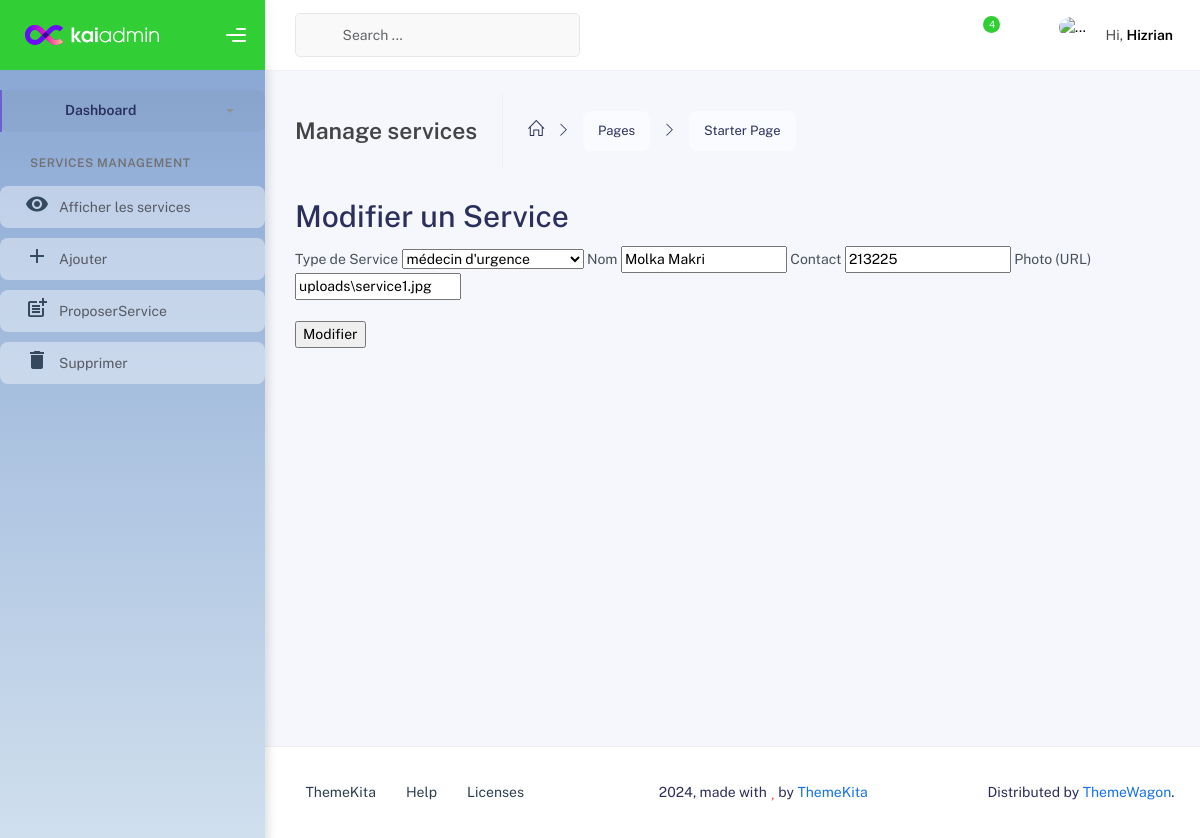
The page /view/backOffice/updateservice.php?id=17 on the database its author committed.
### tables this page shows
CREATE TABLE `services` (
  `service_id` int(11) NOT NULL,
  `service_type_id` int(11) NOT NULL,
  `nom` varchar(200) NOT NULL,
  `contact` varchar(500) NOT NULL,
  `photo` varchar(500) NOT NULL
);

### Controller/serviceController.php (called while the page is built, shortened)
<?php
class ServiceController {
    public function listServiceTypes() {
        $sql = "SELECT * FROM service_types";
        $db = config::getConnexion();
        try {
            return $db->query($sql);
        } catch (Exception $err) {
            die("Erreur lors de la récupération des types de services : " . $err->getMessage());
        }
    }
    public function getService($id) {
        $sql = "SELECT * FROM services WHERE service_id = :id";
        $db = config::getConnexion();
        try {
            $query = $db->prepare($sql);
            $query->bindValue(':id', $id);
            $query->execute();
            return $query->fetch();
        } catch (Exception $e) {
            die("Erreur lors de la récupération du service : " . $e->getMessage());
        }
    }
}
?>

### view/backOffice/updateservice.php (the view, shortened to what this page needs)
<?php
include '../../Controller/serviceController.php';
$serviceController = new ServiceController();
if (isset($_GET['id'])) {
    $service = $serviceController->getService($_GET['id']);
}
?>
<!DOCTYPE html>
<html lang="en">
  <head>
    <link rel="stylesheet" href="assets/css/bootstrap.min.css" />
    <link rel="stylesheet" href="assets/css/plugins.min.css" />
    <link rel="stylesheet" href="assets/css/kaiadmin.min.css" />
    <link rel="stylesheet" href="assets/css/demo.css" />
  </head>
  <body>
    <div class="wrapper">
      <div class="sidebar" data-background-color="green">
        <div class="sidebar-logo">
          <div class="logo-header" data-background-color="green">
            <a href="index.html" class="logo">
              <img
                src="assets/img/kaiadmin/logo_light.svg"
                alt="navbar brand"
                class="navbar-brand"
                height="20"
              />
            </a>
            <div class="nav-toggle">
              <button class="btn btn-toggle toggle-sidebar">
                <i class="gg-menu-right"></i>
              </button>
            </div>
          </div>
        </div>
        <div class="sidebar-wrapper scrollbar scrollbar-inner">
          <div class="sidebar-content">
            <ul class="nav nav-secondary">
              <li class="nav-item active">
                <a
                  data-bs-toggle="collapse"
                  href="#dashboard"
                  class="collapsed"
                  aria-expanded="false"
                >
                  <i class="fas fa-home"></i>
                  <p>Dashboard</p>
                  <span class="caret"></span>
                </a>
              </li>
              <li class="nav-section">
                <h4 class="text-section">Services Management</h4>
        </li>
        <li class="nav-item">
          <a class="nav-link" href="servicelist.php">
            <div class="icon">
              <span class="material-icons">visibility</span>
            </div>
            <span>Afficher les services</span>
          </a>
        </li>
        <li class="nav-item">
          <a class="nav-link" href="addservice.php">
            <div class="icon">
              <span class="material-icons">add</span>
            </div>
            <span>Ajouter</span>
          </a>
        </li>
        <li class="nav-item">
          <a class="nav-link" href="Proposerunservice.php">
            <div class="icon">
              <span class="material-icons">post_add</span>
            </div>
            <span>ProposerService</span>
          </a>
        </li>
        <li class="nav-item">
          <a class="nav-link" href="deleteservice.php">
            <div class="icon">
              <span class="material-icons">delete</span>
            </div>
            <span>Supprimer</span>
          </a>
        </li>
      </ul>
          </div>
        </div>
      </div>
      <div class="main-panel">
        <div class="main-header">
          <nav
            class="navbar navbar-header navbar-header-transparent navbar-expand-lg border-bottom"
          >
            <div class="container-fluid">
              <nav
                class="navbar navbar-header-left navbar-expand-lg navbar-form nav-search p-0 d-none d-lg-flex"
              >
                <div class="input-group">
                  <div class="input-group-prepend">
                    <button type="submit" class="btn btn-search pe-1">
                      <i class="fa fa-search search-icon"></i>
                    </button>
                  </div>
                  <input
                    type="text"
                    placeholder="Search ..."
                    class="form-control"
                  />
                </div>
              </nav>
              <ul class="navbar-nav topbar-nav ms-md-auto align-items-center">
                <li class="nav-item topbar-icon dropdown hidden-caret">
                  <a
                    class="nav-link dropdown-toggle"
                    href="#"
                    id="messageDropdown"
                    role="button"
                    data-bs-toggle="dropdown"
                    aria-haspopup="true"
                    aria-expanded="false"
                  >
                    <i class="fa fa-envelope"></i>
                  </a>
                </li>
                <li class="nav-item topbar-icon dropdown hidden-caret">
                  <a
                    class="nav-link dropdown-toggle"
                    href="#"
                    id="notifDropdown"
                    role="button"
                    data-bs-toggle="dropdown"
                    aria-haspopup="true"
                    aria-expanded="false"
                  >
                    <i class="fa fa-bell"></i>
                    <span class="notification">4</span>
                  </a>
                </li>
                <li class="nav-item topbar-icon dropdown hidden-caret">
                  <a
                    class="nav-link"
                    data-bs-toggle="dropdown"
                    href="#"
                    aria-expanded="false"
                  >
                    <i class="fas fa-layer-group"></i>
                  </a>
                </li>
                <li class="nav-item topbar-user dropdown hidden-caret">
                  <a
                    class="dropdown-toggle profile-pic"
                    data-bs-toggle="dropdown"
                    href="#"
                    aria-expanded="false"
                  >
                    <div class="avatar-sm">
                      <img
                        src="assets/img/profile.jpg"
                        alt="..."
                        class="avatar-img rounded-circle"
                      />
                    </div>
                    <span class="profile-username">
                      <span class="op-7">Hi,</span>
                      <span class="fw-bold">Hizrian</span>
                    </span>
                  </a>
                </li>
              </ul>
            </div>
          </nav>
        </div>
        <div class="container">
          <div class="page-inner">
            <div class="page-header">
              <h4 class="page-title">Manage services</h4>
              <ul class="breadcrumbs">
                <li class="nav-home">
                  <a href="#">
                    <i class="icon-home"></i>
                  </a>
                </li>
                <li class="separator">
                  <i class="icon-arrow-right"></i>
                </li>
                <li class="nav-item">
                  <a href="#">Pages</a>
                </li>
                <li class="separator">
                  <i class="icon-arrow-right"></i>
                </li>
                <li class="nav-item">
                  <a href="#">Starter Page</a>
                </li>
              </ul>
            </div>
          <h1>Modifier un Service</h1>
<form action="" method="POST">
    <label for="service_type_id">Type de Service</label>
    <select name="service_type_id" required>
        <?php
        $types = $serviceController->listServiceTypes();
        foreach ($types as $type) {
            $selected = $service['service_type_id'] == $type['service_type_id'] ? 'selected' : '';
            echo "<option value='" . $type['service_type_id'] . "' $selected>" . $type['type_name'] . "</option>";
        }
        ?>
    </select>
    <label for="nom">Nom</label>
    <input type="text" name="nom" value="<?= htmlspecialchars($service['nom']) ?>" required>
    <label for="contact">Contact</label>
    <input type="text" name="contact" value="<?= htmlspecialchars($service['contact']) ?>" required>
    <label for="photo">Photo (URL)</label>
    <input type="text" name="photo" value="<?= htmlspecialchars($service['photo']) ?>">
    <br><br>
    <input type="submit" value="Modifier" style="margin-right: 20px;">
</form>
        </div>
        </div>
        <footer class="footer">
          <div class="container-fluid d-flex justify-content-between">
            <nav class="pull-left">
              <ul class="nav">
                <li class="nav-item">
                  <a class="nav-link" href="http://www.themekita.com">
                    ThemeKita
                  </a>
                </li>
                <li class="nav-item">
                  <a class="nav-link" href="#"> Help </a>
                </li>
                <li class="nav-item">
                  <a class="nav-link" href="#"> Licenses </a>
                </li>
              </ul>
            </nav>
            <div class="copyright">
              2024, made with <i class="fa fa-heart heart text-danger"></i> by
              <a href="http://www.themekita.com">ThemeKita</a>
            </div>
            <div>
              Distributed by
              <a target="_blank" href="https://themewagon.com/">ThemeWagon</a>.
            </div>
          </div>
        </footer>
      </div>
    </div>
  </body>
</html>

### view/backOffice/updateservice.php (style rules this page uses)
.sidebar-wrapper { width: 250px; background: linear-gradient(180deg, #8aa8d4, #d6e4f0); color: white; height: 100vh; padding: 20px 10px; box-shadow: 2px 0px 10px rgba(0, 0, 0, 0.1); }
.text-section { text-transform: uppercase; font-weight: bold; font-size: 14px; margin-bottom: 15px; color: #5c5c5c; }
.nav-item { list-style: none; margin: 10px 0; }
.nav-item a { text-decoration: none; color: #2c3e50; padding: 10px 15px; display: flex; align-items: center; border-radius: 8px; background: rgba(255, 255, 255, 0.4); transition: background-color 0.3s, transform 0.2s; }
.icon { margin-right: 10px; }
.material-icons { font-size: 24px; color: #34495e; }

### rows shown on the page
services: nom "Molka Makri", contact "213225", photo "uploads\\service1.jpg"

### other values the page prints
form field service_type_id "médecin d'urgence"
